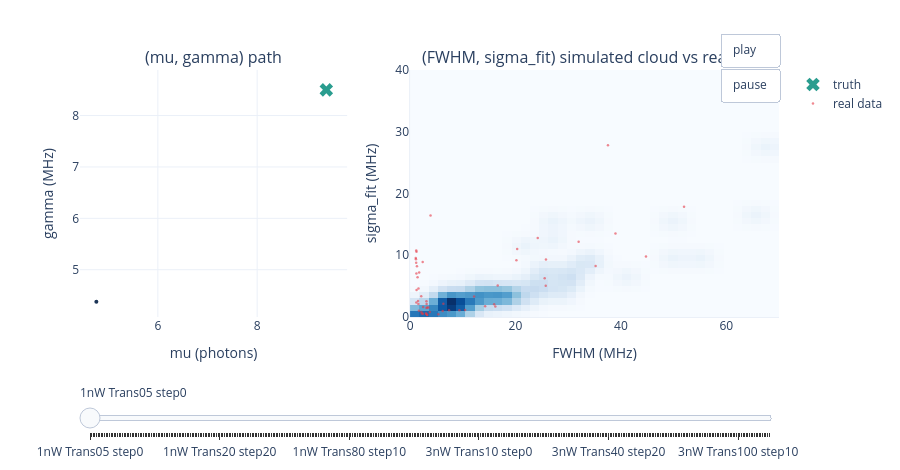

Notebook code cell kept with this figure:
### Code cell
# ============================================================
# 23a — FIG 1 (interactive): (mu,gamma) path + the simulated cloud at each step vs real data
#   experiment dropdown + play/pause + iteration slider
# ============================================================
def _cloud(f, s, xr=(0.0, 70.0), yr=(0.0, 40.0), nx=40, ny=40):
    f = np.asarray(f, float); s = np.asarray(s, float)
    ok = np.isfinite(f) & np.isfinite(s) & (f >= xr[0]) & (f <= xr[1]) & (s >= yr[0]) & (s <= yr[1])
    from scipy.ndimage import gaussian_filter
    H, xe, ye = np.histogram2d(f[ok], s[ok], bins=[nx, ny], range=[xr, yr])
    Z = gaussian_filter(H.T, 1.1)
    Z = Z / max(Z.max(), 1e-12)
    return 0.5 * (xe[:-1] + xe[1:]), 0.5 * (ye[:-1] + ye[1:]), Z

X_RANGE, Y_RANGE = (0.0, 70.0), (0.0, 40.0)
REAL_CAP = 200          # real points per frame (size guard; the JSON keeps the full sets)

def _dec(f, s, cap=REAL_CAP, seed=SEED):
    f = np.asarray(f, float); s = np.asarray(s, float)
    ok = np.isfinite(f) & np.isfinite(s)
    f, s = f[ok], s[ok]
    if f.size > cap:
        rng = np.random.default_rng(seed)
        idx = np.sort(rng.choice(f.size, size=cap, replace=False))
        f, s = f[idx], s[idx]
    return f, s

def _cloud_trace(xc, yc, Z):
    return go.Heatmap(x=xc, y=yc, z=np.round(Z * 255).astype(int), colorscale='Blues',
                      showscale=False, xaxis='x2', yaxis='y2', showlegend=False)

frames, slider_steps = [], []
for ei, r in enumerate(RESULTS):
    rf, rs = _dec(r['target_f'], r['target_s'])
    for k, h in enumerate(r['history']):
        nm = f'{ei}-{k}'
        mus = [hh['mu'] for hh in r['history'][:k + 1]]
        gams = [hh['gamma'] for hh in r['history'][:k + 1]]
        xc, yc, Z = _cloud(h['f'], h['s'], X_RANGE, Y_RANGE)
        # traces [0,1,2,3] = path(x,y) | truth(x,y) | cloud(x2,y2) | real data(x2,y2)
        frames.append(dict(name=nm, traces=[0, 1, 2, 3], data=[
            go.Scatter(x=mus, y=gams, mode='lines+markers', line=dict(color='#1d3557', width=2),
                       marker=dict(size=4), showlegend=False),
            go.Scatter(x=[r['mu_true']], y=[r['gamma_true']], mode='markers',
                       marker=dict(symbol='x', size=12, color='#2a9d8f'), showlegend=False),
            _cloud_trace(xc, yc, Z),
            go.Scatter(x=rf, y=rs, mode='markers', marker=dict(size=2.5, color='#e63946', opacity=0.6),
                       xaxis='x2', yaxis='y2', showlegend=False),
        ]))
        slider_steps.append(dict(method='animate', label=f"{r['exp']} step{k}",
                                 args=[[nm], dict(mode='immediate', frame=dict(duration=0, redraw=True),
                                                  transition=dict(duration=0))]))
r0 = RESULTS[0]; h0 = r0['history'][0]
rf0, rs0 = _dec(r0['target_f'], r0['target_s'])
xc0, yc0, Z0 = _cloud(h0['f'], h0['s'], X_RANGE, Y_RANGE)
fig = make_subplots(rows=1, cols=2, column_widths=[0.42, 0.58], horizontal_spacing=0.09,
                    subplot_titles=['(mu, gamma) path', '(FWHM, sigma_fit) simulated cloud vs real data'])
fig.add_trace(go.Scatter(x=[h0['mu']], y=[h0['gamma']], mode='lines+markers',
                         line=dict(color='#1d3557', width=2), marker=dict(size=4), showlegend=False), 1, 1)
fig.add_trace(go.Scatter(x=[r0['mu_true']], y=[r0['gamma_true']], mode='markers',
                         marker=dict(symbol='x', size=12, color='#2a9d8f'), name='truth'), 1, 1)
fig.add_trace(_cloud_trace(xc0, yc0, Z0), 1, 2)
fig.add_trace(go.Scatter(x=rf0, y=rs0, mode='markers', marker=dict(size=2.5, color='#e63946', opacity=0.6),
                         name='real data'), 1, 2)
fig.frames = frames
fig.update_xaxes(range=X_RANGE, title_text='FWHM (MHz)', row=1, col=2)
fig.update_yaxes(range=Y_RANGE, title_text='sigma_fit (MHz)', row=1, col=2)
fig.update_xaxes(title_text='mu (photons)', row=1, col=1); fig.update_yaxes(title_text='gamma (MHz)', row=1, col=1)
fig.update_layout(height=470, margin=dict(t=70, b=40),
                  updatemenus=[dict(type='buttons', showactive=False, x=1.0, y=1.15,
                                    buttons=[dict(label='play', method='animate',
                                                  args=[None, dict(frame=dict(duration=120, redraw=True),
                                                                   fromcurrent=True, transition=dict(duration=0))]),
                                             dict(label='pause', method='animate',
                                                  args=[[None], dict(mode='immediate', frame=dict(duration=0, redraw=False))])])],
                  sliders=[dict(active=0, x=0.0, y=-0.18, len=1.0, currentvalue=dict(prefix=''), steps=slider_steps)])
CONFIG_PLOT = {'scrollZoom': True, 'displaylogo': False, 'responsive': True}
print('FIG 1 frames:', len(frames))
HTML1 = os.path.join(REPO_ROOT, 'notebooks', '23_fisher_uncertainties', '23a-fig1-paths-clouds.html')
fig.write_html(HTML1, include_plotlyjs='cdn', config=CONFIG_PLOT)
print('wrote', HTML1, f'({os.path.getsize(HTML1)/1e6:.1f} MB)')
fig.show(config=CONFIG_PLOT)
